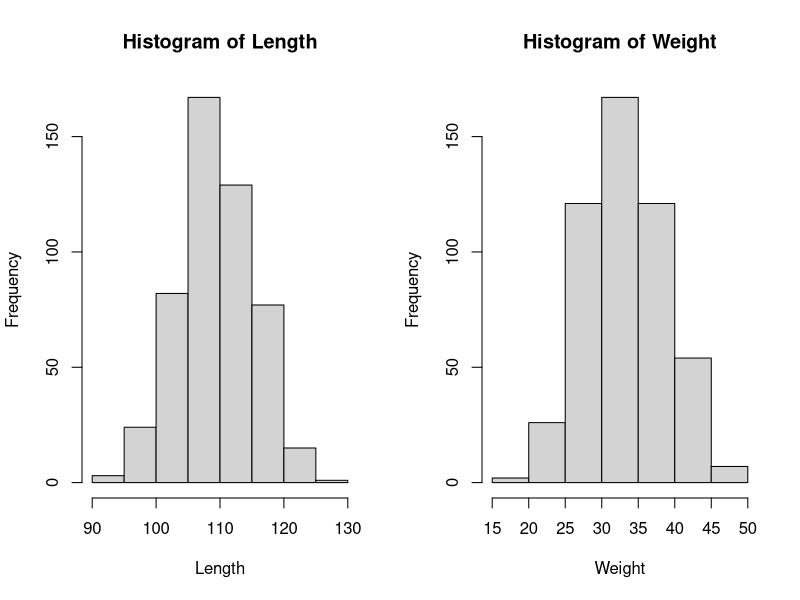
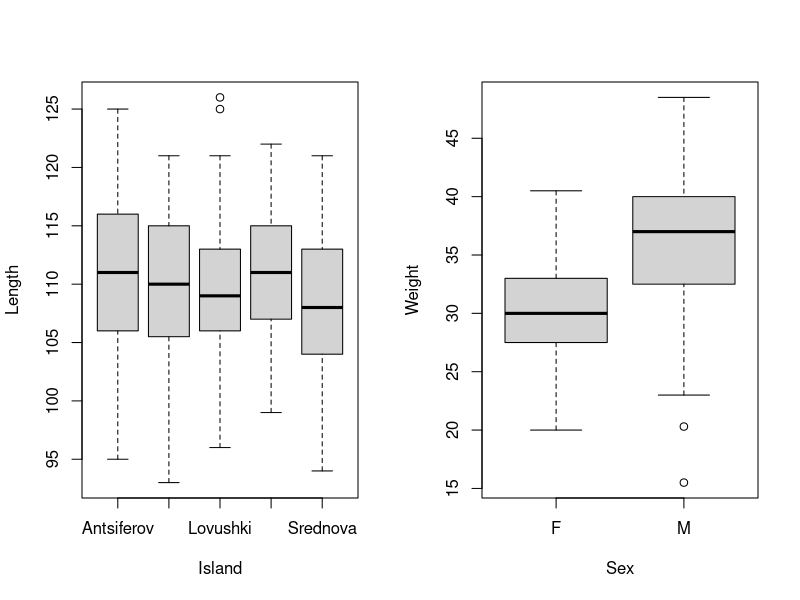
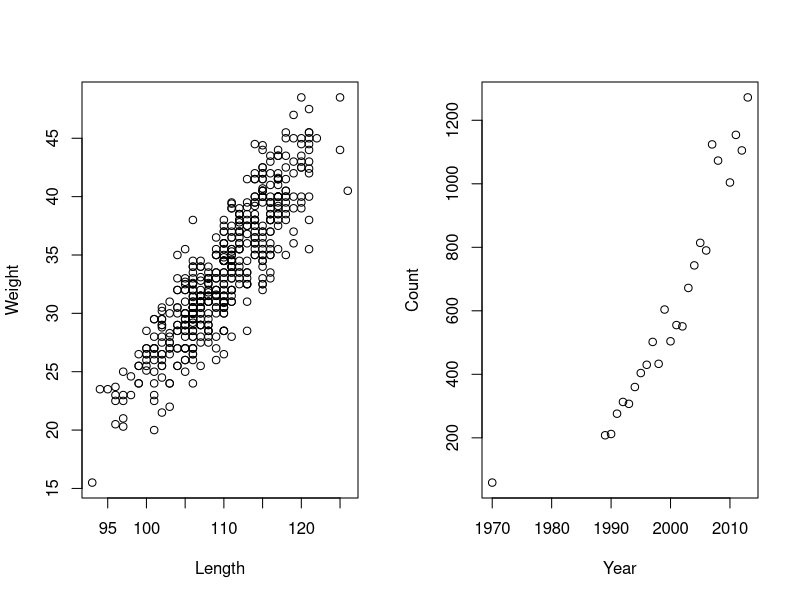
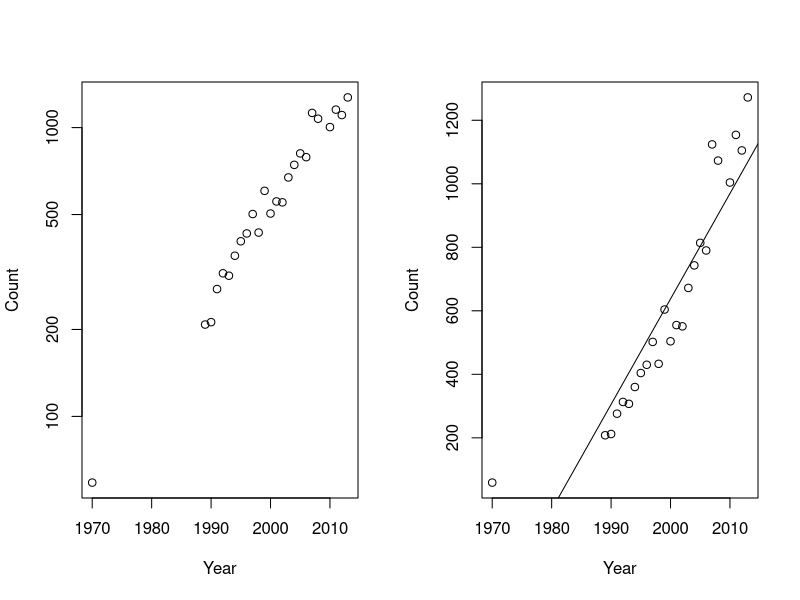
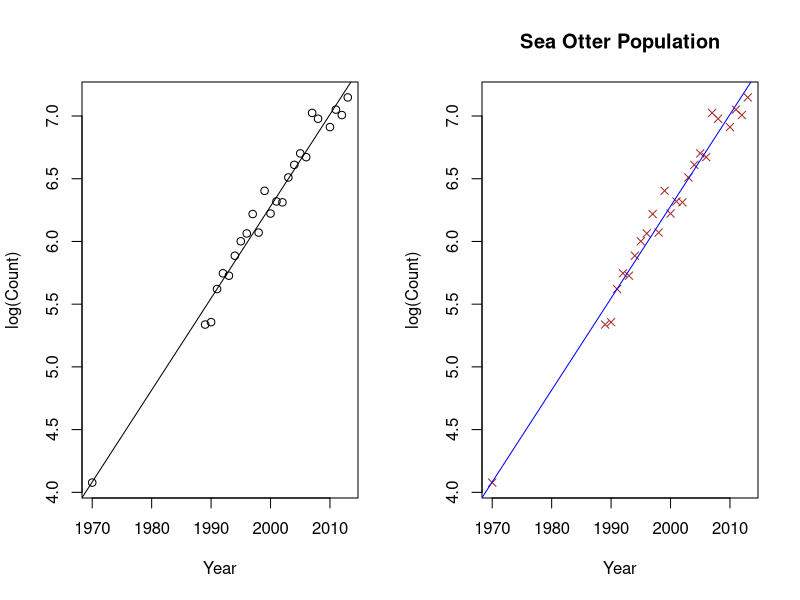
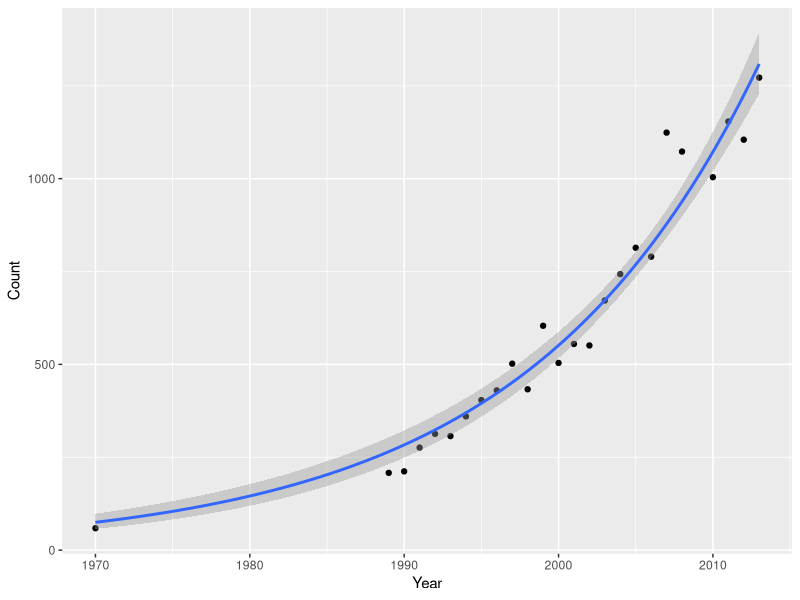

Source code (R) for these figures, in order:
## ---- chunk 1
knitr::opts_chunk$set(echo = TRUE, 
                      warnings = FALSE, 
                      mmessage = FALSE)
## ---- chunk 2
1+2
3^6
sqrt((20-19)^2 + (19-19)^2 + (19-18)^2)/2
12345*54312
## ---- chunk 3
X <- 5  	# sets X equal to 5 
## ---- chunk 4
X
## ---- chunk 5
X*2
X^X
## ---- chunk 6
Fred <- 5
Nancy <- Fred*2
Fred + Nancy
## ---- chunk 7
X <- c(3,4,5)  	# sets X equal to the vector (3,4,5)
X
## ---- chunk 8
X + 1
X*2
X^2
((X+X^2/2)/X)^2
## ---- chunk 9
years <- 0:50
lambda <- 1.07
N0 <- 60
N0*lambda^years
## ---- chunk 10
Y <- c(1,2,3)
data.frame(X,Y)
## ---- chunk 11
mydata <- data.frame(X,Y)
## ---- chunk 12
ncol(mydata) # ncol() gives us a number of columns that this data frame has
names(mydata) # names() lists all column names that this data frame has 
## ---- chunk 13
mydata$X
mydata$Y
## ---- chunk 14
SeaLions <- read.csv("SeaLions.csv")
## ---- chunk 15
is(SeaLions) # tells what type of files we have
names(SeaLions) # tells us the names of all the columns
head(SeaLions) # shows the first several rows of the dataframe
## ---- chunk 16
Length <- SeaLions$Length
Weight <-SeaLions$Weight
Island <- SeaLions$Island
Sex <- SeaLions$Sex
## ---- chunk 17
range(Length) # range
median(Length) # median
mean(Length) # mean
var(Length) # variance
sd(Length) # standard deviation
## ---- chunk 18
par(mfrow = c(1,2)) 
hist(Length)
hist(Weight)
## ---- chunk 19
par(mfrow = c(1,2))
boxplot(Length ~ Island)
boxplot(Weight ~ Sex)
## ---- chunk 20
plot(Length, Weight)
## ---- chunk 21
SeaOtters <- read.csv("SeaOtters.csv")
## ---- chunk 22
Year <- SeaOtters$year
Count <- SeaOtters$count
## ---- chunk 23
range(Year)
quantile(Count)
## ---- chunk 24
plot(Year, Count)
## ---- chunk 25
plot(Year, Count, log = "y")
## ---- chunk 26
Model1 <- lm(Count ~ Year)
## ---- chunk 27
Model1
## ---- chunk 28
summary(Model1)
## ---- chunk 29
plot(Year, Count)
abline(Model1)
## ---- chunk 30
# plot(Model1,1)
## ---- chunk 31
Model2 <- lm(log(Count) ~ Year)
summary(Model2)
## ---- chunk 32
r.hat <- summary(Model2)$coefficients[2,1]
r.sd <- summary(Model2)$coefficients[2,2]
exp(c(r.hat, r.hat-2*r.sd, r.hat+2*r.sd))
## ---- chunk 33
plot(Year, log(Count))
abline(Model2)
## ---- chunk 34
plot(Year, log(Count), main = 'Sea Otter Population', col = 'brown', pch = 4)
abline(Model2, col = "blue")
## ---- chunk 35
# plot(Model2, 1)
## ---- chunk 36
library(ggplot2)
## ---- chunk 37
ggplot(SeaOtters, aes(Year, Count)) + geom_point() + 
    stat_smooth(method = "glm", 
                method.args = list(family = gaussian(link = "log")))
